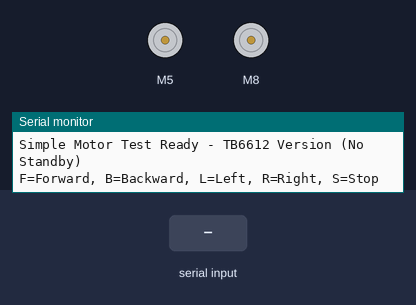
Recording of a sketch running on a simulated Arduino Uno, built with avr-gcc and run on an emulated ATmega328P. Shown: 2 × DC motor (green arrow = forward, orange = backward, longer = faster), the last lines printed to the serial monitor. The inputs (shaded band) are chosen by the test bench.

Above: at 1.2 s.
1.3 s: "F" received over Serial
At 2.5 s:
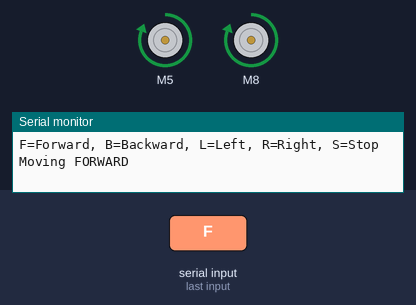
2.8 s: "B" received over Serial
At 3.8 s:
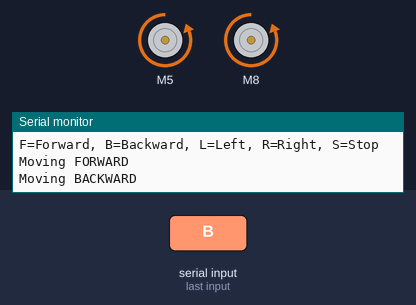
4.3 s: "L" received over Serial
At 5.0 s:
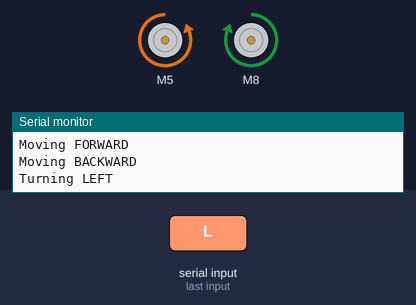
5.8 s: "R" received over Serial
At 6.1 s:
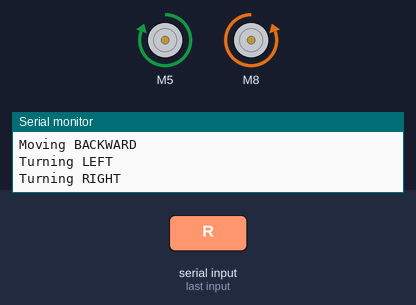
Timing chart, 0 to 8.3 s (numbered marks = the images above; inputs shaded):
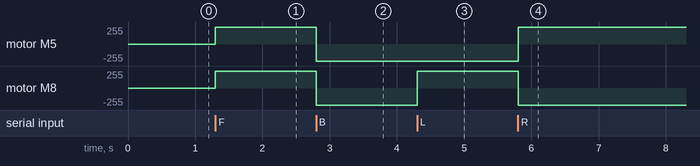

Measured:
- after the input at 1.3 s, motor M5, motor M8: stopped → forward 255/255 at once
- after the input at 2.8 s, motor M5, motor M8: forward 255/255 → backward 255/255 at once
- after the input at 4.3 s, motor M8: backward 255/255 → forward 255/255 at once
- after the input at 5.8 s, motor M5: backward 255/255 → forward 255/255 at once; motor M8: forward 255/255 → backward 255/255 at once

The sketch:

Moter_test.ino
```cpp
/*
 * Simple Micromouse Motor Test using SparkFun TB6612 Library
 * Basic forward, backward, left, right movements
 * Without using standby pin
 */

#include <SparkFun_TB6612.h>

// Motor pins
#define AIN1 5
#define AIN2 4
#define PWMA 3
#define BIN1 8
#define BIN2 9
#define PWMB 6

// Motor speed (0-255)
const int motorSpeed = 255;

// Create motor objects without standby pin
// Use 255 as dummy value for standby when not using it
Motor motorLeft = Motor(AIN1, AIN2, PWMA, 1, 255);   // Channel A, offset 1
Motor motorRight = Motor(BIN1, BIN2, PWMB, 1, 255);  // Channel B, offset 1

void setup() {
  // Stop motors initially
  brake();

  Serial.begin(9600);
  Serial.println("Simple Motor Test Ready - TB6612 Version (No Standby)");
  Serial.println("F=Forward, B=Backward, L=Left, R=Right, S=Stop");
}

void loop() {
  if (Serial.available() > 0) {
    char cmd = Serial.read();

    switch(cmd) {
      case 'F': forward(); break;
      case 'B': backward(); break;
      case 'L': left(); break;
      case 'R': right(); break;
      case 'S': brake(); break;
    }
  }
}

void forward() {
  Serial.println("Moving FORWARD");
  motorLeft.drive(motorSpeed);
  motorRight.drive(motorSpeed);
}

void backward() {
  Serial.println("Moving BACKWARD");
  motorLeft.drive(-motorSpeed);
  motorRight.drive(-motorSpeed);
}

void left() {
  Serial.println("Turning LEFT");
  motorLeft.drive(-motorSpeed);
  motorRight.drive(motorSpeed);
}

void right() {
  Serial.println("Turning RIGHT");
  motorLeft.drive(motorSpeed);
  motorRight.drive(-motorSpeed);
}

void brake() {
  Serial.println("STOPPING motors");
  motorLeft.brake();
  motorRight.brake();
}
```
